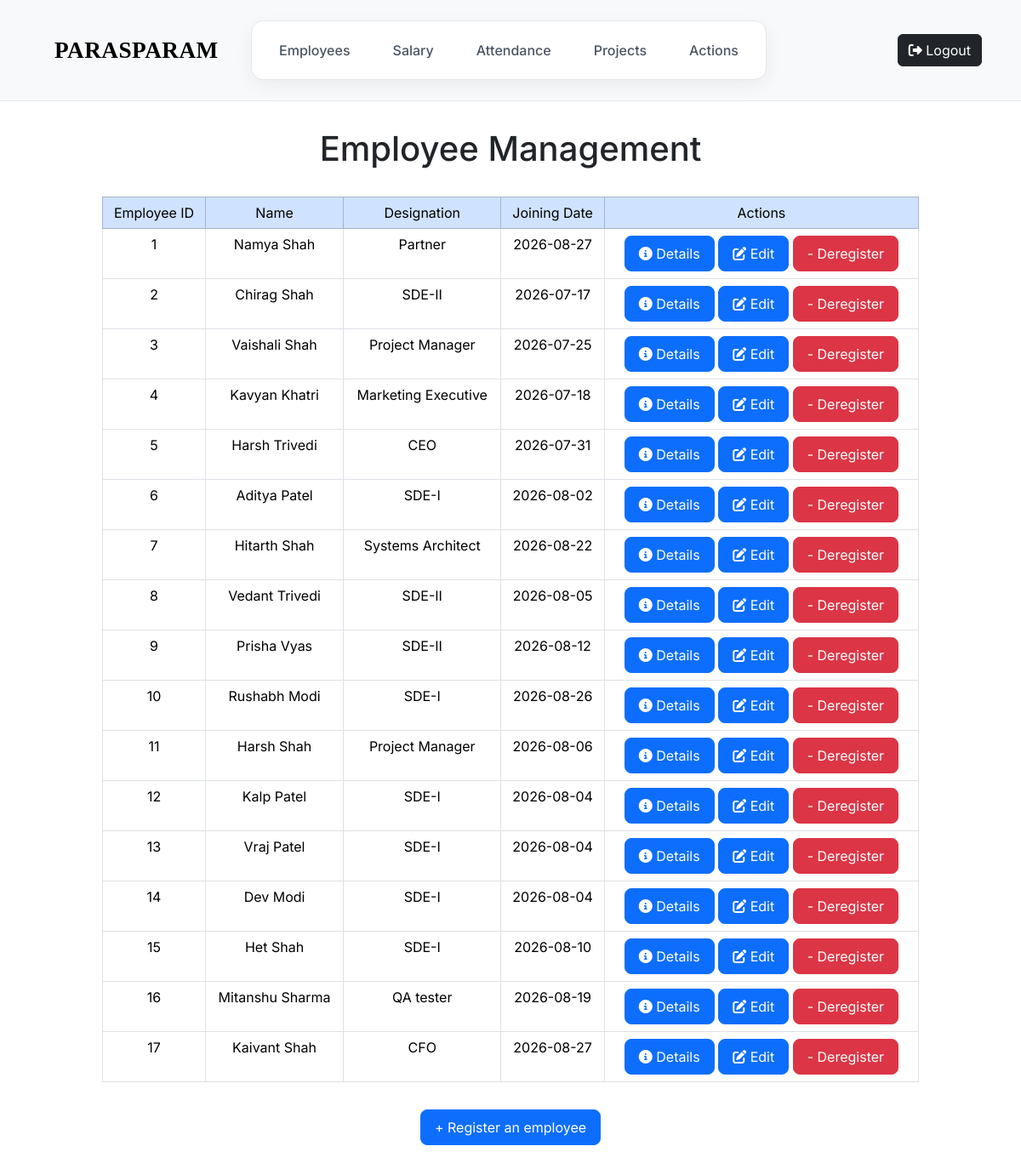
The page /admin/employees (signed in) on the database as committed earlier.
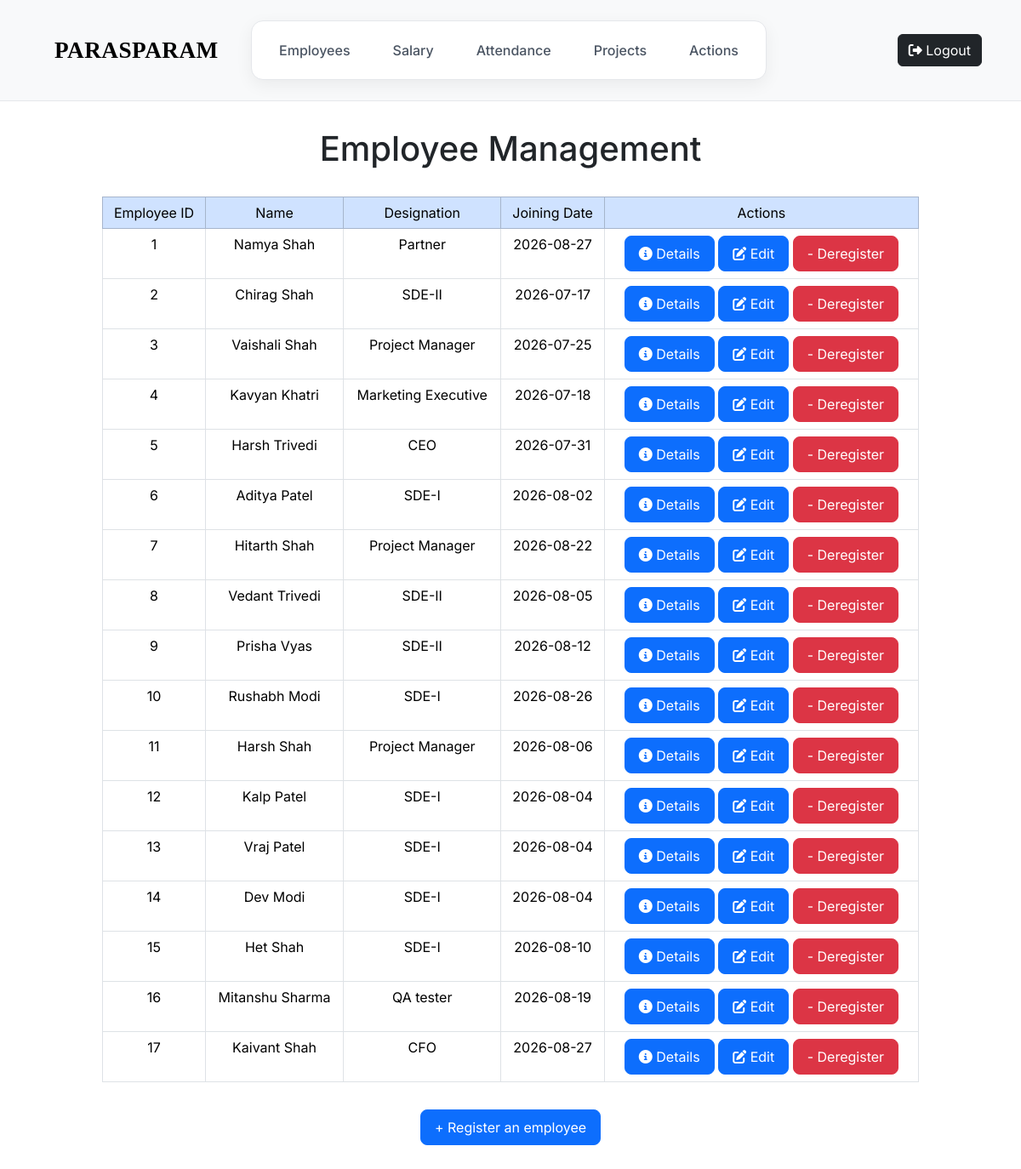
The same page on the database as committed later.
### tables this page shows
CREATE TABLE emp_data1(emp_id INTEGER PRIMARY KEY, emp_name TEXT, hash TEXT, ctc_salary INTEGER, designation, joining_date);

### app.py (the view)
@app.route("/admin/employees")
@admin_login_required
def view_employees():
    employees_data = db.execute("SELECT * FROM emp_data1")
    return render_template("employees_page_adm.html", employees_data = employees_data)

### app.py (called while the page is built)
@app.after_request
def after_request(response):
    response.headers["Cache-Control"] = "no-cache, no-store, must-revalidate"
    response.headers["Expires"] = 0
    response.headers["Pragma"] = "no-cache"
    return response

### helpers.py (called while the page is built)
def admin_login_required(f):
    @wraps(f)
    def decorated_function(*args, **kwargs):
        if session.get("adm_id") is None:
            return redirect("/admin/login")
        return f(*args, **kwargs)
    return decorated_function

### templates/employees_page_adm.html
{% extends "admin_home.html" %}
{% block main %}
<h1 id="emp_head"> Employee Management </h1>
<div class="table-wrapper">
    <table class="table table-bordered center-tag" id="emp-table">
        <tr class="table-primary">
            <td> Employee ID </td>
            <td> Name </td>
            <td> Designation </td>
            <td> Joining Date</td>
            <td> Actions </td>
        </tr>
        {% for employee in employees_data %}
        <tr>
            <td> {{ employee['emp_id'] }}</td>
            <td> {{ employee['emp_name'] }}</td>
            <td> {{ employee['designation'] }} </td>
            <td> {{ employee['joining_date'] }} </td>
            <td>
                <button class="btn btn-primary btn-lg">
                    <a class="link" id="view-emp-btn" href="/admin/view_employee/{{ employee['emp_id'] }}"> <i class="fa-solid fa-circle-info"></i> Details </a>
                </button>
                <button class="btn btn-primary btn-lg">
                    <a class="link" id="edit-emp-btn" href="/admin/edit_employee/{{employee['emp_id']}}"> <i class="fa-solid fa-pen-to-square"></i> Edit </a>
                </button>
                <button class="btn btn-danger btn-lg">
                    <a class="link" id="dereg-emp-btn" href="/admin/dereg_employee/{{employee['emp_id']}}"> - Deregister </a>
                </button>
            </td>
        </tr>
        {% endfor %}
    </table>
</div>
<div class="reg-btn-wrapper">
    <button class="btn btn-primary btn-lg"> <a class="link" id="reg-btn" href="/admin/register_employee"> + Register an employee </a></button>
</div>
{% endblock %}

Rows that differ between the two databases and show on the page:
changed emp_data1 "Hitarth Shah": designation "Systems Architect" → "Project Manager"
